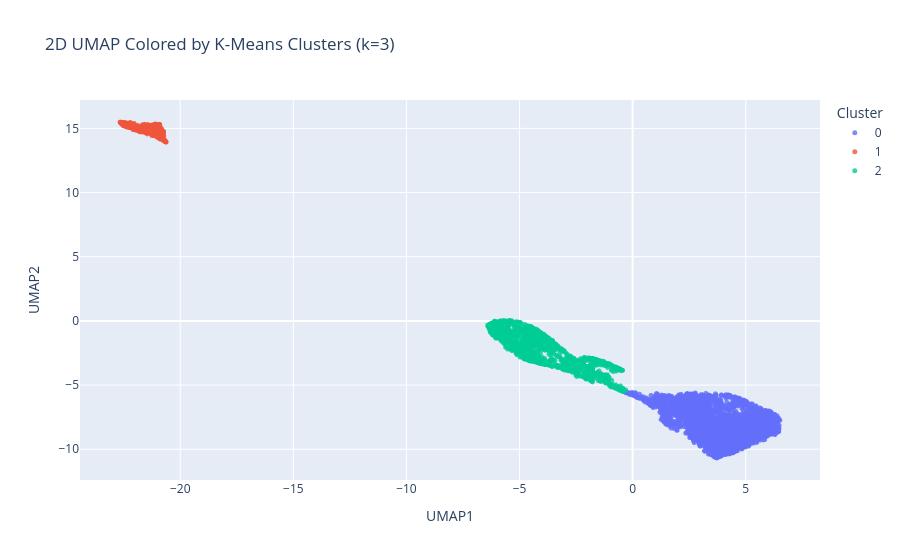

Write notebook code for a chart like this one.
### Markdown cell above
Select a random representative trace from each of the clusters and plot it

### Code cell
# Clustering and Representative Traces (2D Projection, K=3)
print("Performing clustering to find representative traces...")

# 1. Calculate 2D UMAP for final cluster figure
print("Calculating 2D UMAP for final cluster figure...")
reducer_2d = umap.UMAP(n_components=2, n_neighbors=30, n_epochs=500, min_dist=0.1, random_state=42)
umap_2d = reducer_2d.fit_transform(embeddings)

# 2. Perform Clustering (K-Means on 2D UMAP coords)
# User observed 3 clusters
from sklearn.cluster import KMeans
n_clusters = 3
kmeans = KMeans(n_clusters=n_clusters, random_state=42)
cluster_labels_km = kmeans.fit_predict(umap_2d)

# 3. Select ONE RANDOM representative trace from EACH cluster
# Strategy: Find all points in cluster, pick one index randomly
print(f"Selecting a random representative trace for each of the {n_clusters} clusters...")

fig, axes = plt.subplots(n_clusters, 1, figsize=(10, 3*n_clusters), sharex=True)
if n_clusters == 1: axes = [axes]

for i in range(n_clusters):
    cluster_indices = np.where(cluster_labels_km == i)[0]
    
    if len(cluster_indices) > 0:
        # Pick random index
        rand_idx_local = np.random.choice(len(cluster_indices))
        rand_idx_global = cluster_indices[rand_idx_local]
        
        if rand_idx_global < len(traces_valid):
            t_data = traces_valid[rand_idx_global]
            t_label = labels[rand_idx_global]
            
            ax = axes[i]
            ax.plot(t_data, color='blue', linewidth=1)
            ax.set_title(f"Cluster {i+1} Random Rep. (Index {rand_idx_global}, {t_label})")
            ax.grid(True, alpha=0.3)
            # Find bounds to set decent axis limits if needed, or let autoscale work
            
            if i == n_clusters - 1:
                ax.set_xlabel("Time")
            ax.set_ylabel("Intensity")
    else:
        print(f"Cluster {i+1} has no points!")

plt.tight_layout()
plt.show()

# 4. Visualize Clusters on 2D UMAP
df_2d = pd.DataFrame(umap_2d, columns=['UMAP1', 'UMAP2'])
df_2d['Cluster'] = cluster_labels_km.astype(str)
if 'labels' in locals():
    df_2d['Condition'] = labels

# Plot 2D scatter
fig = px.scatter(
    df_2d, x='UMAP1', y='UMAP2', 
    color='Cluster',
    title="2D UMAP Colored by K-Means Clusters (k=3)",
    opacity=0.8,
    hover_data=['Condition']
)
fig.update_traces(marker=dict(size=5))
fig.show()

### Figure 1 — Plotly figure (JSON) as saved in the notebook; plotly's stock layout.template omitted (floating-point values rounded to 4 significant figures; data arrays with more than 128 entries replaced by an {"elided": "..."} marker saying what was removed)
{"data": [{"customdata": {"elided": "2739x1 str values"}, "hovertemplate": "Cluster=0<br>UMAP1=%{x}<br>UMAP2=%{y}<br>Condition=%{customdata[0]}<extra></extra>", "legendgroup": "0", "marker": {"color": "#636efa", "opacity": 0.8, "size": 5, "symbol": "circle"}, "mode": "markers", "name": "0", "showlegend": true, "type": "scattergl", "x": {"elided": "2739 float values"}, "xaxis": "x", "y": {"elided": "2739 float values"}, "yaxis": "y"}, {"customdata": {"elided": "364x1 str values"}, "hovertemplate": "Cluster=1<br>UMAP1=%{x}<br>UMAP2=%{y}<br>Condition=%{customdata[0]}<extra></extra>", "legendgroup": "1", "marker": {"color": "#EF553B", "opacity": 0.8, "size": 5, "symbol": "circle"}, "mode": "markers", "name": "1", "showlegend": true, "type": "scattergl", "x": {"elided": "364 float values"}, "xaxis": "x", "y": {"elided": "364 float values"}, "yaxis": "y"}, {"customdata": {"elided": "1318x1 str values"}, "hovertemplate": "Cluster=2<br>UMAP1=%{x}<br>UMAP2=%{y}<br>Condition=%{customdata[0]}<extra></extra>", "legendgroup": "2", "marker": {"color": "#00cc96", "opacity": 0.8, "size": 5, "symbol": "circle"}, "mode": "markers", "name": "2", "showlegend": true, "type": "scattergl", "x": {"elided": "1318 float values"}, "xaxis": "x", "y": {"elided": "1318 float values"}, "yaxis": "y"}], "layout": {"legend": {"title": {"text": "Cluster"}, "tracegroupgap": 0}, "title": {"text": "2D UMAP Colored by K-Means Clusters (k=3)"}, "xaxis": {"anchor": "y", "domain": [0, 1], "title": {"text": "UMAP1"}}, "yaxis": {"anchor": "x", "domain": [0, 1], "title": {"text": "UMAP2"}}}}
